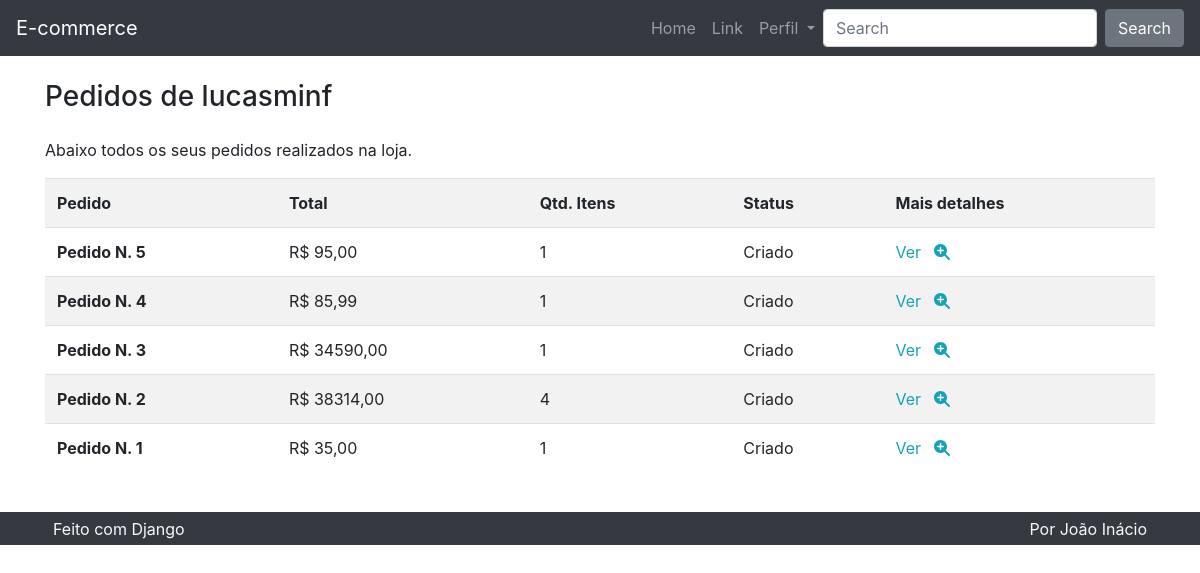
Screenshot of /pedido/lista/ (signed in) with the database file from the repository.
### pedido/models.py (models this page shows)
class Pedido(models.Model):
    usuario = models.ForeignKey(User, on_delete=models.CASCADE)
    total = models.FloatField()
    qtd_total = models.PositiveIntegerField()
    status = models.CharField(
        default="C",
        max_length=1,
        choices=(
            ('A', 'Aprovado'),
            ('C', 'Criado'),
            ('R', 'Reprovado'),
            ('P', 'Pendente'),
            ('E', 'Enviado'),
            ('F', 'Finalizado'),
        )
    )
    def __str__(self):
        return f'Pedido N. {self.pk}'

### pedido/views.py (the view)
# urls.py: path('lista/', views.Lista.as_view(), name='lista'),
class Lista(DispatchLoginRequiredMixin, ListView):
    model = Pedido
    context_object_name = 'pedidos'
    template_name = 'pedido/lista.html'
    paginate_by = 5
    ordering = ['-id']

### pedido/views.py (called while the page is built)
    def dispatch(self, *args, **kwargs):
        if not self.request.user.is_authenticated:
            return redirect('perfil:criar')
        return super().dispatch(*args, **kwargs)

    def get_queryset(self, *args, **kwargs):
        qs = super().get_queryset(*args, **kwargs)
        qs = qs.filter(usuario=self.request.user)
        return qs

### produto/templatetags/omfilters.py (called while the page is built)
@register.filter
def formata_preco(val):
    return utils.formata_preco(val)

### utils/utils.py (called while the page is built)
def formata_preco(val):
    return f'R$ {val:.2f}'.replace('.', ',')

### pedido/templates/pedido/lista.html (shortened to what this page needs)
{% extends 'base.html' %}
{% load omfilters %}
{% block conteudo %}
<div class="row">
    <div class="col">
        <h3 class="mb-4">Pedidos de {{ user }}</h3>
        <p>Abaixo todos os seus pedidos realizados na loja.</p>
        <div class="table-responsive">
            <table class="table table-striped">
                <tr>
                    <th scope="col">Pedido</th>
                    <th scope="col">Total</th>
                    <th scope="col">Qtd. Itens</th>
                    <th scope="col">Status</th>
                    <th scope="col">Mais detalhes</th>
                </tr>
                {% for pedido in pedidos %}
                <tr>
                    <th scope="row">{{ pedido }}</td>
                    <td>{{ pedido.total|formata_preco }}</td>
                    <td>{{ pedido.qtd_total }}</td>
                    <td>{{ pedido.get_status_display }}</td>
                    <td>
                        <a href="{% url 'pedido:detalhe' pedido.id %}">
                            Ver <i class="fas fa-search-plus ml-2"></i>
                        </a>
                    </td>
                </tr>
                {% endfor %}
            </table>
        </div>
    </div>
</div>
{% endblock %}

### rows the page displays
Pedido: id "Pedido N. 5", total "R$ 95,00", qtd_total "1", status "Criado"
Pedido: id "Pedido N. 4", total "R$ 85,99", qtd_total "1", status "Criado"
Pedido: id "Pedido N. 3", total "R$ 34590,00", qtd_total "1", status "Criado"
Pedido: id "Pedido N. 2", total "R$ 38314,00", qtd_total "4", status "Criado"
Pedido: id "Pedido N. 1", total "R$ 35,00", qtd_total "1", status "Criado"

### other values shown
{{ user }} "lucasminf"
